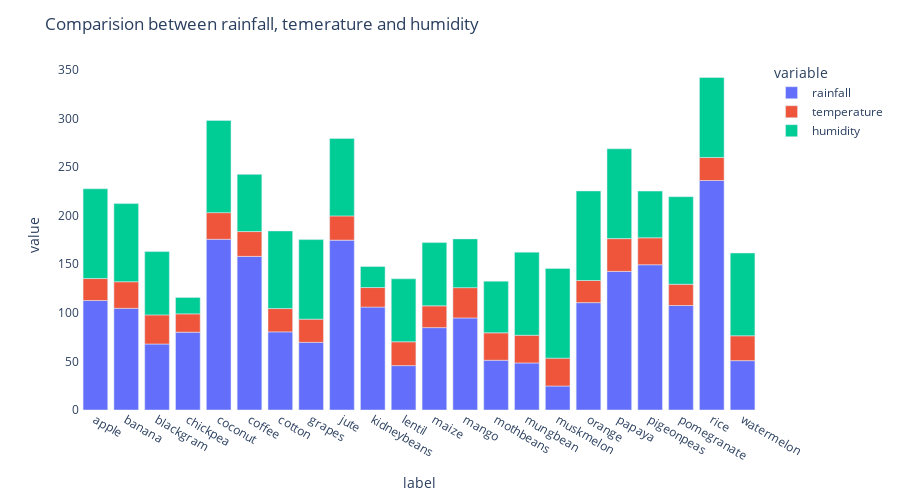

Notebook source saved alongside this figure:
### Markdown cell above
<h3 style='color:Red'>Comparision between rainfall, temerature and humidity</h3>

### Code cell
fig = px.bar(crop_summary, x=crop_summary.index, y=["rainfall", "temperature", "humidity"])
fig.update_layout(title_text="Comparision between rainfall, temerature and humidity",
                  plot_bgcolor='white',
                 height=500)

fig.update_xaxes(showgrid=False)
fig.update_yaxes(showgrid=False)
fig.show()

### Figure 1 — Plotly figure (JSON) as saved in the notebook; plotly's stock layout.template omitted (floating-point values rounded to 4 significant figures)
{"data": [{"alignmentgroup": "True", "hovertemplate": "variable=rainfall<br>label=%{x}<br>value=%{y}<extra></extra>", "legendgroup": "rainfall", "marker": {"color": "#636efa", "pattern": {"shape": ""}}, "name": "rainfall", "offsetgroup": "rainfall", "orientation": "v", "showlegend": true, "textposition": "auto", "type": "bar", "x": ["apple", "banana", "blackgram", "chickpea", "coconut", "coffee", "cotton", "grapes", "jute", "kidneybeans", "lentil", "maize", "mango", "mothbeans", "mungbean", "muskmelon", "orange", "papaya", "pigeonpeas", "pomegranate", "rice", "watermelon"], "xaxis": "x", "y": [112.7, 104.6, 67.88, 80.06, 175.7, 158.1, 80.4, 69.61, 174.8, 105.9, 45.68, 84.77, 94.7, 51.2, 48.4, 24.69, 110.5, 142.6, 149.5, 107.5, 236.2, 50.79], "yaxis": "y"}, {"alignmentgroup": "True", "hovertemplate": "variable=temperature<br>label=%{x}<br>value=%{y}<extra></extra>", "legendgroup": "temperature", "marker": {"color": "#EF553B", "pattern": {"shape": ""}}, "name": "temperature", "offsetgroup": "temperature", "orientation": "v", "showlegend": true, "textposition": "auto", "type": "bar", "x": ["apple", "banana", "blackgram", "chickpea", "coconut", "coffee", "cotton", "grapes", "jute", "kidneybeans", "lentil", "maize", "mango", "mothbeans", "mungbean", "muskmelon", "orange", "papaya", "pigeonpeas", "pomegranate", "rice", "watermelon"], "xaxis": "x", "y": [22.63, 27.38, 29.97, 18.87, 27.41, 25.54, 23.99, 23.85, 24.96, 20.12, 24.51, 22.39, 31.21, 28.19, 28.53, 28.66, 22.77, 33.72, 27.74, 21.84, 23.69, 25.59], "yaxis": "y"}, {"alignmentgroup": "True", "hovertemplate": "variable=humidity<br>label=%{x}<br>value=%{y}<extra></extra>", "legendgroup": "humidity", "marker": {"color": "#00cc96", "pattern": {"shape": ""}}, "name": "humidity", "offsetgroup": "humidity", "orientation": "v", "showlegend": true, "textposition": "auto", "type": "bar", "x": ["apple", "banana", "blackgram", "chickpea", "coconut", "coffee", "cotton", "grapes", "jute", "kidneybeans", "lentil", "maize", "mango", "mothbeans", "mungbean", "muskmelon", "orange", "papaya", "pigeonpeas", "pomegranate", "rice", "watermelon"], "xaxis": "x", "y": [92.33, 80.36, 65.12, 16.86, 94.84, 58.87, 79.84, 81.88, 79.64, 21.61, 64.8, 65.09, 50.16, 53.16, 85.5, 92.34, 92.17, 92.4, 48.06, 90.13, 82.27, 85.16], "yaxis": "y"}], "layout": {"barmode": "relative", "height": 500, "legend": {"title": {"text": "variable"}, "tracegroupgap": 0}, "margin": {"t": 60}, "plot_bgcolor": "white", "title": {"text": "Comparision between rainfall, temerature and humidity"}, "xaxis": {"anchor": "y", "domain": [0, 1], "showgrid": false, "title": {"text": "label"}}, "yaxis": {"anchor": "x", "domain": [0, 1], "showgrid": false, "title": {"text": "value"}}}}
